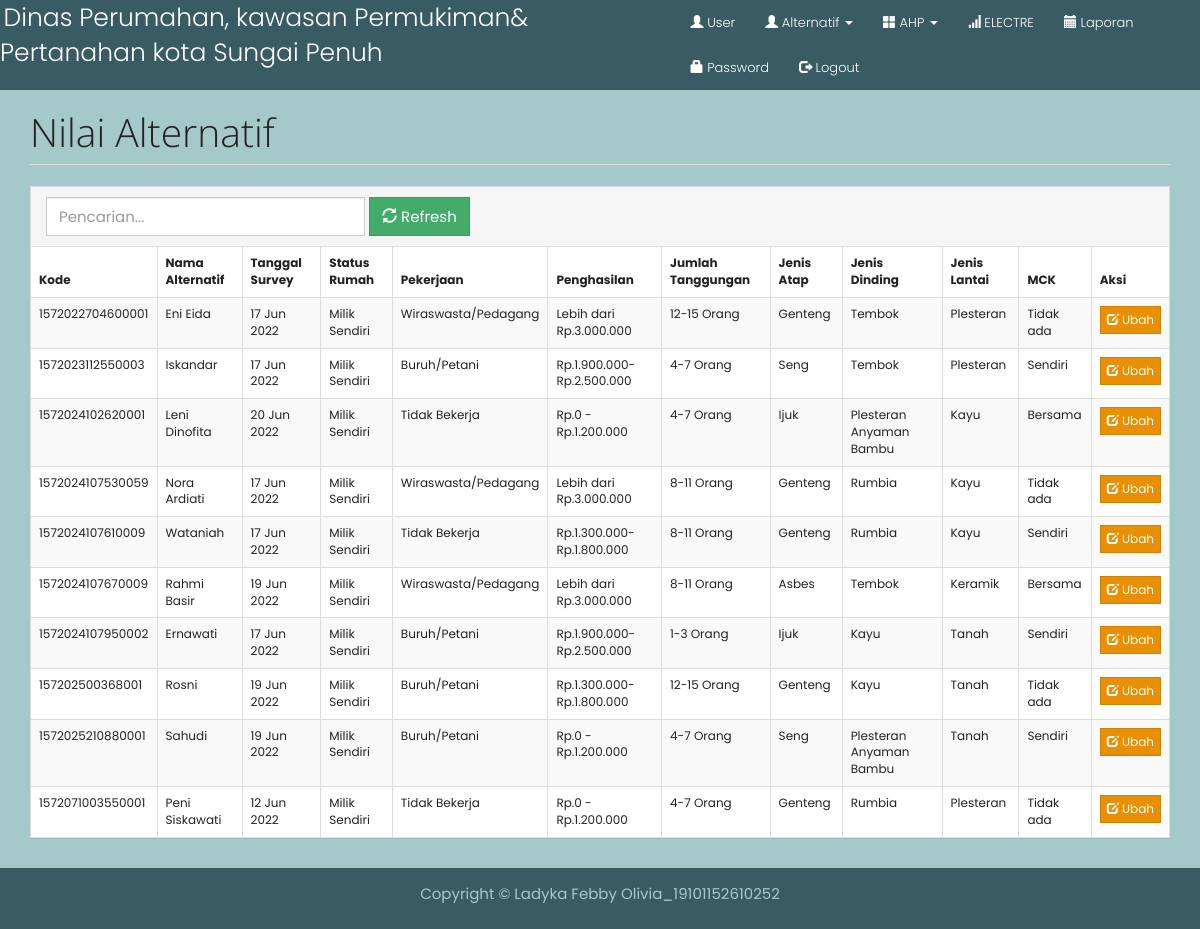
The app's page /index.php?m=rel_alternatif (signed in) with its own data.
### tables this page shows
CREATE TABLE `tb_kriteria` (
  `kode_kriteria` varchar(16) NOT NULL,
  `nama_kriteria` varchar(256) NOT NULL
);

CREATE TABLE `tb_alternatif` (
  `nik` varchar(16) NOT NULL,
  `nama_alternatif` varchar(255) DEFAULT NULL,
  `alamat` varchar(255) DEFAULT NULL,
  `telpon` varchar(255) DEFAULT NULL,
  `tanggal_survey` date DEFAULT NULL,
  `total` double DEFAULT NULL,
  `rank` int(11) DEFAULT 0
);

CREATE TABLE `tb_crisp` (
  `kode_crisp` int(11) NOT NULL,
  `nama_crisp` varchar(255) DEFAULT NULL,
  `kode_kriteria` varchar(16) DEFAULT NULL,
  `nilai` int(11) DEFAULT NULL
);

### functions.php (called while the page is built, shortened)
<?php
include 'config.php';
include 'includes/db.php';
$db = new DB($config['server'], $config['username'], $config['password'], $config['database_name']);
function _get($key, $val = null)
{
    if (isset($_GET[$key]))
        return $_GET[$key];
    else
        return $val;
}
$rows = $db->get_results("SELECT * FROM tb_kriteria ORDER BY kode_kriteria");
foreach ($rows as $row) {
    $KRITERIA[$row->kode_kriteria] = $row;
}
$rows = $db->get_results("SELECT * FROM tb_crisp ORDER BY kode_crisp");
$CRISP = array();
foreach ($rows as $row) {
    $CRISP[$row->kode_crisp] = $row;
}
function get_rel_alternatif()
{
    global $db;
    $rows = $db->get_results("SELECT * FROM tb_rel_alternatif ORDER BY nik, kode_kriteria");
    $arr = array();
    foreach ($rows as $row) {
        $arr[$row->nik][$row->kode_kriteria] = $row->kode_crisp;
    }
    return $arr;
}

### config.php (called while the page is built)
<?php
$config["server"] = 'localhost';
$config["username"] = 'root';
$config["password"] = '';
$config["database_name"] = 'ahp_electre_ladyka.febby';

### includes/db.php (called while the page is built, shortened)
<?php
class DB
{
    var $conn = null;
    public function __construct($host, $username, $passwd, $dbname)
    {
        $this->conn = mysqli_connect($host, $username, $passwd, $dbname);
    }
    public function query($sql)
    {
        $query = mysqli_query($this->conn, $sql) or die('<pre>Error mysqli_query: ' . mysqli_error($this->conn) . '<br />' . $sql . '</pre>');
        return $query;
    }
    public function get_results($sql)
    {
        $query = $this->query($sql);
        $arr = array();
        while ($row = mysqli_fetch_object($query)) {
            $arr[] = $row;
        }
        return $arr;
    }
}

### rel_alternatif.php (the view, shortened to what this page needs)
<?php
$data = get_rel_alternatif(esc_field(_get('q')));
?>
<div class="page-header">
    <h1>Nilai Alternatif</h1>
</div>
<div class="panel panel-default">
    <div class="panel-heading">
        <form class="form-inline">
            <div class="form-group">
                <input class="form-control" type="text" name="q" value="<?= _get('q') ?>" placeholder="Pencarian..." />
            </div>
            <div class="form-group">
                <button class="btn btn-success"><span class="glyphicon glyphicon-refresh"></span> Refresh</button>
            </div>
        </form>
    </div>
    <table class="table table-bordered table-hover table-striped">
        <thead>
            <tr>
                <th>Kode</th>
                <th>Nama Alternatif</th>
                <th>Tanggal Survey</th>
                <?php foreach ($KRITERIA as $key => $val) : ?>
                    <th><?= $val->nama_kriteria ?></th>
                <?php endforeach ?>
                <th>Aksi</th>
            </tr>
        </thead>
        <?php
        $q = esc_field(_get('q'));
        $rows = $db->get_results("SELECT * FROM tb_alternatif WHERE nama_alternatif LIKE '%$q%' ORDER BY nik");
        foreach ($rows as $row) : ?>
            <tr>
                <td><?= $row->nik ?></td>
                <td><?= $row->nama_alternatif ?></td>
                <td><?= $row->tanggal_survey ? date('d M Y', strtotime($row->tanggal_survey)) : '' ?></td>
                <?php foreach ($data[$row->nik] as $k => $v) : ?>
                    <td><?= isset($CRISP[$v]) ? $CRISP[$v]->nama_crisp : '' ?></td>
                <?php endforeach ?>
                <td>
                    <a class="btn btn-xs btn-warning" href="?m=rel_alternatif_ubah&ID=<?= $row->nik ?>"><span class="glyphicon glyphicon-edit"></span> Ubah</a>
                </td>
            </tr>
        <?php endforeach; ?>
    </table>
</div>

### assets/css/general.css (style rules this page uses)
html { position: relative; min-height: 100%; }
body { margin-bottom: 70px; }
.page-header { margin-top: 0; padding-bottom: 0; }
.page-header h1 { margin-top: 0; }

### records on screen
tb_kriteria: nama_kriteria "Status Rumah"
tb_kriteria: nama_kriteria "Pekerjaan"
tb_kriteria: nama_kriteria "Penghasilan"
tb_kriteria: nama_kriteria "Jumlah Tanggungan"
tb_kriteria: nama_kriteria "Jenis Atap"
tb_kriteria: nama_kriteria "Jenis Dinding"
tb_kriteria: nama_kriteria "Jenis Lantai"
tb_kriteria: nama_kriteria "MCK"
tb_alternatif: nik "1572022704600001", nama_alternatif "Eni Eida", tanggal_survey "17 Jun 2022", nik.nama_crisp "Milik Sendiri", nik.nama_crisp "Wiraswasta/Pedagang", nik.nama_crisp "Lebih dari Rp.3.000.000", nik.nama_crisp "12-15 Orang", nik.nama_crisp "Genteng", nik.nama_crisp "Tembok", nik.nama_crisp "Plesteran", nik.nama_crisp "Tidak ada"
tb_alternatif: nik "1572023112550003", nama_alternatif "Iskandar", tanggal_survey "17 Jun 2022", nik.nama_crisp "Milik Sendiri", nik.nama_crisp "Buruh/Petani", nik.nama_crisp "Rp.1.900.000- Rp.2.500.000", nik.nama_crisp "4-7 Orang", nik.nama_crisp "Seng", nik.nama_crisp "Tembok", nik.nama_crisp "Plesteran", nik.nama_crisp "Sendiri"
tb_alternatif: nik "1572024102620001", nama_alternatif "Leni Dinofita", tanggal_survey "20 Jun 2022", nik.nama_crisp "Milik Sendiri", nik.nama_crisp "Tidak Bekerja", nik.nama_crisp "Rp.0 - Rp.1.200.000", nik.nama_crisp "4-7 Orang", nik.nama_crisp "Ijuk", nik.nama_crisp "Plesteran Anyaman Bambu", nik.nama_crisp "Kayu", nik.nama_crisp "Bersama"
tb_alternatif: nik "1572024107530059", nama_alternatif "Nora Ardiati", tanggal_survey "17 Jun 2022", nik.nama_crisp "Milik Sendiri", nik.nama_crisp "Wiraswasta/Pedagang", nik.nama_crisp "Lebih dari Rp.3.000.000", nik.nama_crisp "8-11 Orang", nik.nama_crisp "Genteng", nik.nama_crisp "Rumbia", nik.nama_crisp "Kayu", nik.nama_crisp "Tidak ada"
tb_alternatif: nik "1572024107610009", nama_alternatif "Wataniah", tanggal_survey "17 Jun 2022", nik.nama_crisp "Milik Sendiri", nik.nama_crisp "Tidak Bekerja", nik.nama_crisp "Rp.1.300.000-Rp.1.800.000", nik.nama_crisp "8-11 Orang", nik.nama_crisp "Genteng", nik.nama_crisp "Rumbia", nik.nama_crisp "Kayu", nik.nama_crisp "Sendiri"
tb_alternatif: nik "1572024107670009", nama_alternatif "Rahmi Basir", tanggal_survey "19 Jun 2022", nik.nama_crisp "Milik Sendiri", nik.nama_crisp "Wiraswasta/Pedagang", nik.nama_crisp "Lebih dari Rp.3.000.000", nik.nama_crisp "8-11 Orang", nik.nama_crisp "Asbes", nik.nama_crisp "Tembok", nik.nama_crisp "Keramik", nik.nama_crisp "Bersama"
tb_alternatif: nik "1572024107950002", nama_alternatif "Ernawati", tanggal_survey "17 Jun 2022", nik.nama_crisp "Milik Sendiri", nik.nama_crisp "Buruh/Petani", nik.nama_crisp "Rp.1.900.000- Rp.2.500.000", nik.nama_crisp "1-3 Orang", nik.nama_crisp "Ijuk", nik.nama_crisp "Kayu", nik.nama_crisp "Tanah", nik.nama_crisp "Sendiri"
tb_alternatif: nik "157202500368001", nama_alternatif "Rosni", tanggal_survey "19 Jun 2022", nik.nama_crisp "Milik Sendiri", nik.nama_crisp "Buruh/Petani", nik.nama_crisp "Rp.1.300.000-Rp.1.800.000", nik.nama_crisp "12-15 Orang", nik.nama_crisp "Genteng", nik.nama_crisp "Kayu", nik.nama_crisp "Tanah", nik.nama_crisp "Tidak ada"
tb_alternatif: nik "1572025210880001", nama_alternatif "Sahudi", tanggal_survey "19 Jun 2022", nik.nama_crisp "Milik Sendiri", nik.nama_crisp "Buruh/Petani", nik.nama_crisp "Rp.0 - Rp.1.200.000", nik.nama_crisp "4-7 Orang", nik.nama_crisp "Seng", nik.nama_crisp "Plesteran Anyaman Bambu", nik.nama_crisp "Tanah", nik.nama_crisp "Sendiri"
tb_alternatif: nik "1572071003550001", nama_alternatif "Peni Siskawati", tanggal_survey "12 Jun 2022", nik.nama_crisp "Milik Sendiri", nik.nama_crisp "Tidak Bekerja", nik.nama_crisp "Rp.0 - Rp.1.200.000", nik.nama_crisp "4-7 Orang", nik.nama_crisp "Genteng", nik.nama_crisp "Rumbia", nik.nama_crisp "Plesteran", nik.nama_crisp "Tidak ada"
